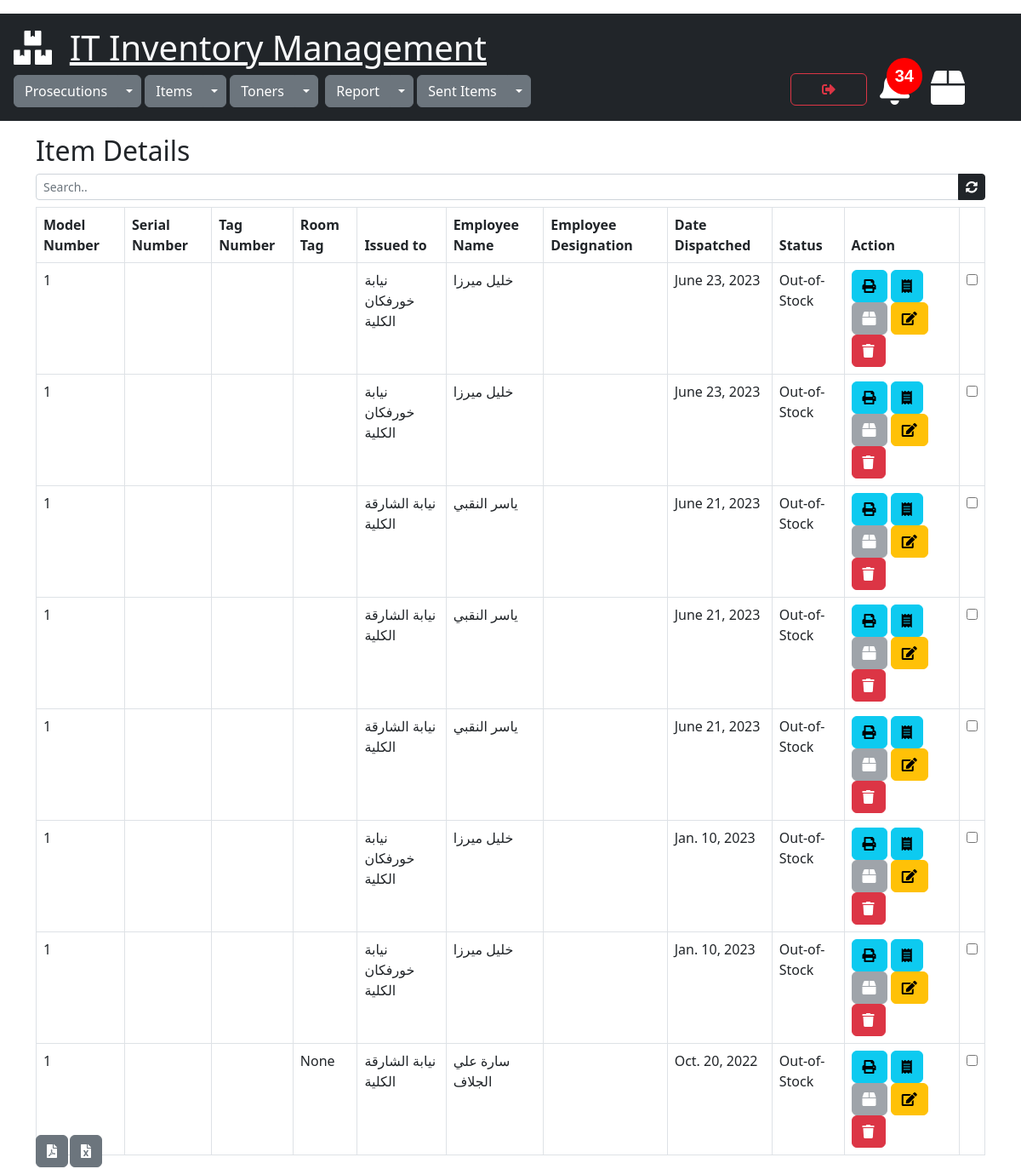
The page /items/view_items_details/93 (signed in) on the database its author committed.
### items/models.py (models this page shows)
class ItemDetails(models.Model):
    STATUS = [
        ('In-Stock', 'In-Stock'),
        ('Out-of-Stock', 'Out-of-Stock'),
        ('issued-to', 'issued-to')
    ]
    serial_no = models.CharField(max_length=500, null=True)
    tag_no = models.CharField(max_length=500, null=True)
    room_tag = models.CharField(max_length=500, null=True)
    status = models.CharField(max_length=30, default='In-stock', choices=STATUS)
    model_no = models.ForeignKey(Items, on_delete=models.CASCADE)
    issued_to = models.ForeignKey(Prosecutions, on_delete=models.CASCADE)
    employee_name = models.CharField(max_length=500, null=True)
    employee_designation = models.CharField(max_length=500, null=True)
    created = models.DateTimeField(default=timezone.now)
    date_dispatched = models.DateTimeField(default=timezone.now)
    cart_item = GenericRelation(CartItem, related_query_name='itemdetails')
    class Meta:
        ordering = ['-date_dispatched']

class Items(models.Model):
    model_no = models.CharField(max_length=300, null=True)
    description = models.CharField(max_length=500, null=True)
    total_qty = models.PositiveIntegerField(default=0, null=True)
    remaining_qty = models.PositiveIntegerField(default=0, null=True)
    created = models.DateTimeField(default=timezone.now)

### prosecutions/models.py (models this page shows)
class Prosecutions(models.Model):
    name = models.CharField(max_length=255)
    location = models.CharField(max_length=300,default="none")
    created = models.DateTimeField(default=timezone.now)

### items/views.py (the view)
# urls.py: path('view_items_details/<int:id>', views.view_items_details, name='view_items_details'),
@cache_control(no_cache=True, must_revalidate=True,no_store=True)
@login_required(login_url="login")
def view_items_details(request, id):
    itemdetails = ItemDetails.objects.filter(model_no=id)
    cartitem = CartItem.objects.all()
    joined_ids = [(o.object_id, o.content_type_id) for o in cartitem]
    itemdetails_content_type = ContentType.objects.get(app_label='items', model='itemdetails')
    content_type_id = itemdetails_content_type.id
    joined_ids = json.dumps(joined_ids)
    data_calc_cart_total = calc_cart_total(request)
    cart_total = data_calc_cart_total['cart_total']
    data_calc_toner_stock_alert = calc_toner_stock_alert(request)
    toner_stock_alert = data_calc_toner_stock_alert['toner_stock_alert_count']
    toner_under_fifteen = data_calc_toner_stock_alert['tonerstock']
    context = {"itemdetails": itemdetails, "joined_ids": joined_ids, "content_type_id": content_type_id,"item_id":id,"total":cart_total,
               "toner_stock_alert":toner_stock_alert,"toner_under_fifteen":toner_under_fifteen}
    return render(request, 'view_items_details.html', context)

### sent_items/utils.py (called while the page is built)
def get_total_cart_items(items_in_cart):
    cartitem = CartItem.objects.filter(cart=items_in_cart)
    total = cartitem.count()
    return total

def calc_cart_total(request):
    customer, created = Customer.objects.get_or_create(user=request.user)
    cart, created = Cart.objects.get_or_create(customer=customer, complete=False)
    items_in_cart = cart.pk
    cart_total = get_total_cart_items(items_in_cart)
    return {'cart_total':cart_total,'user_cart':cart,'items_in_cart':items_in_cart}

### toners/utils.py (called while the page is built)
def calc_toner_stock_alert(request):
    tonerstock=Toners.objects.filter(remaining_qty__lte=15)
    toner_stock_alert_count=tonerstock.count()
    return {"toner_stock_alert_count":toner_stock_alert_count,"tonerstock":tonerstock }

### items/templates/view_items_details.html (shortened to what this page needs)
{% extends 'mainpage.html' %}
{% load static %}
{% block content %}
<div class="container" xmlns="">
  <h2>Item Details</h2>
  <div class="input-group input-group-sm mb-2">
        <input class="form-control" id="search" type="text" placeholder="Search.." >
        <a href="{% url 'view_items_details' item_id %}" class="btn btn-dark btn-sm"><i class="fas fa-sync-alt"></i></a>
  </div>
  <div class="table-responsive">
      <table class="table table-bordered" id="myTable">
          <thead>
          <tr>
              <th>Model Number</th>
              <th>Serial Number</th>
              <th>Tag Number</th>
              <th>Room Tag </th>
              <th>Issued to</th>
              <th>Employee Name</th>
              <th>Employee Designation</th>
              <th>Date Dispatched</th>
              <th>Status</th>
              <th>Action</th>
              <th></th>
          </tr>
          </thead>
          <tbody>
          {% for detail in itemdetails %}
          <tr id="{{detail.id}}" data-id="{{ detail.id }}">
              <td>{{detail.model_no.model_no}}</td>
              <td>{{detail.serial_no}}</td>
              <td>{{detail.tag_no}}</td>
              <td>{{detail.room_tag}}</td>
              <td>{{detail.issued_to.name}}</td>
              <td>{{detail.employee_name}}</td>
              <td>{{detail.employee_designation}}</td>
              <td>{{detail.date_dispatched.date}}</td>
              <td>{{detail.status}}</td>
              <td><a href="{% url 'print_issue_vouchers' detail.id %}" target="_blank" rel="noopener noreferrer" class="btn btn-info" data-bs-toggle="tooltip" data-bs-placement="bottom" title="Print Issue Voucher"><i class="fas fa-print"></i></a>
                  <a href="{% url 'print_item_sent_invoice' detail.id %}" target="_blank" rel="noopener noreferrer" class="btn btn-info" data-bs-toggle="tooltip" data-bs-placement="bottom" title="Print Invoice"><i class="fas fa-receipt"></i></a></a>
                  <button onclick="getCartData('{{detail.id}}','add')" data-detail="{{detail.id}}" data-action="add" class="btn btn-secondary addtodispatch" data-bs-toggle="tooltip" data-bs-placement="bottom" title="Add To Dispatch"><i class="fas fa-box"></i></button>
                  <a href="{% url 'edit_item_details_form' detail.id %}" class="btn btn-warning " data-bs-toggle="tooltip" data-bs-placement="bottom" title="Edit"><i class="fas fa-edit"></i></a>
                  <a class="btn btn-danger" data-bs-toggle="modal" data-bs-target="#delete-modal{{ detail.pk }}" data-bs-toggle="tooltip" data-bs-placement="bottom" title="Delete"><i class="fas fa-trash"></i></a>
              </td>
              <td><input type="checkbox" name="detail_id[]" value="{{detail.id}}" id="bulk_delete_detail"></td>
          </tr>
          {% endfor %}
          </tbody>
      </table>
      <a href="{% url 'itemdetails_export_topdf' item_id %}"  rel="noopener noreferrer"  class="btn btn-secondary" id="btn-exporttopdf" data-bs-toggle="tooltip" data-bs-placement="bottom" title="export to pdf"><i class="fas fa-file-pdf"></i></a>
      <a href="{% url 'itemdetails_export_toexcel' item_id %}" target="_blank" rel="noopener noreferrer" class="btn btn-secondary" id="btn-exporttocsv" data-bs-toggle="tooltip" data-bs-placement="bottom" title="export to csv"><i class="fas fa-file-excel"></i></a>
    </div>
</div>
{% endblock %}

### static/css/style.css (style rules this page uses)
.fas.fa-box { color: white; }
#btn-exporttopdf { margin-top: -40px; position: absolute; }
#btn-exporttocsv { margin-top: -40px; margin-left: 40px; position: absolute; }

### rows shown on the page
ItemDetails: model_no.model_no "1", issued_to.name "نيابة خورفكان الكلية", employee_name "خليل ميرزا", date_dispatched "June 23, 2023", status "Out-of-Stock"
ItemDetails: model_no.model_no "1", issued_to.name "نيابة خورفكان الكلية", employee_name "خليل ميرزا", date_dispatched "June 23, 2023", status "Out-of-Stock"
ItemDetails: model_no.model_no "1", issued_to.name "نيابة الشارقة الكلية", employee_name "ياسر النقبي", date_dispatched "June 21, 2023", status "Out-of-Stock"
ItemDetails: model_no.model_no "1", issued_to.name "نيابة الشارقة الكلية", employee_name "ياسر النقبي", date_dispatched "June 21, 2023", status "Out-of-Stock"
ItemDetails: model_no.model_no "1", issued_to.name "نيابة الشارقة الكلية", employee_name "ياسر النقبي", date_dispatched "June 21, 2023", status "Out-of-Stock"
ItemDetails: model_no.model_no "1", issued_to.name "نيابة خورفكان الكلية", employee_name "خليل ميرزا", date_dispatched "Jan. 10, 2023", status "Out-of-Stock"
ItemDetails: model_no.model_no "1", issued_to.name "نيابة خورفكان الكلية", employee_name "خليل ميرزا", date_dispatched "Jan. 10, 2023", status "Out-of-Stock"
ItemDetails: model_no.model_no "1", room_tag "None", issued_to.name "نيابة الشارقة الكلية", employee_name "سارة علي الجلاف", date_dispatched "Oct. 20, 2022", status "Out-of-Stock"
